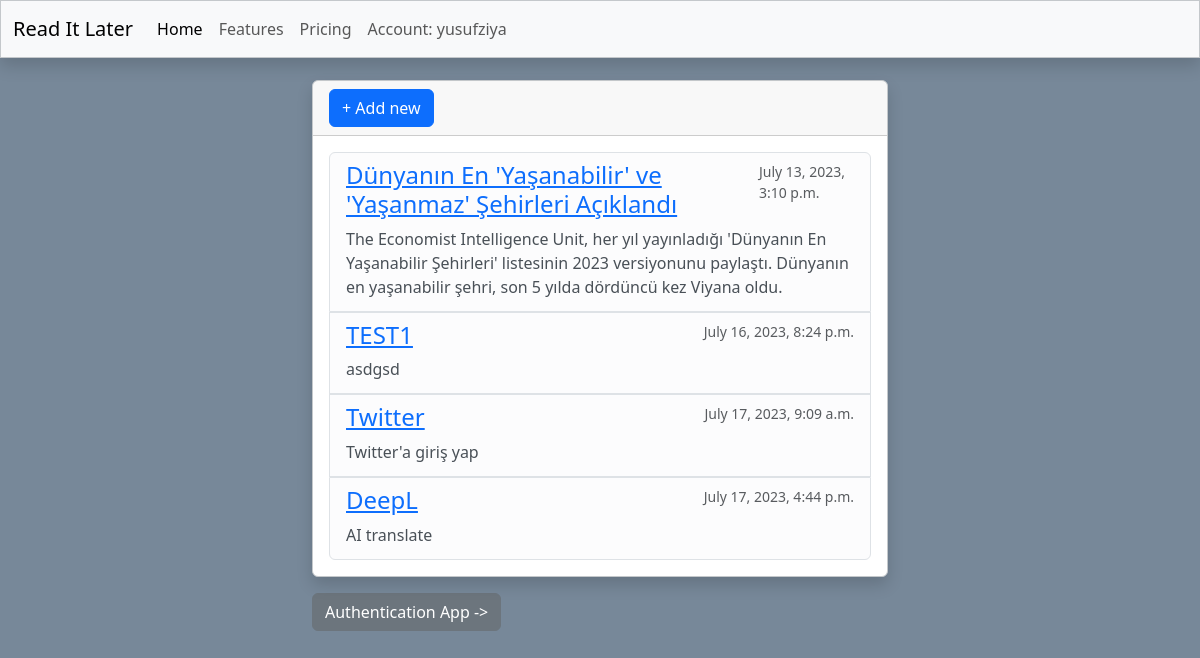
Before: /home/ (signed in) with the older database file.
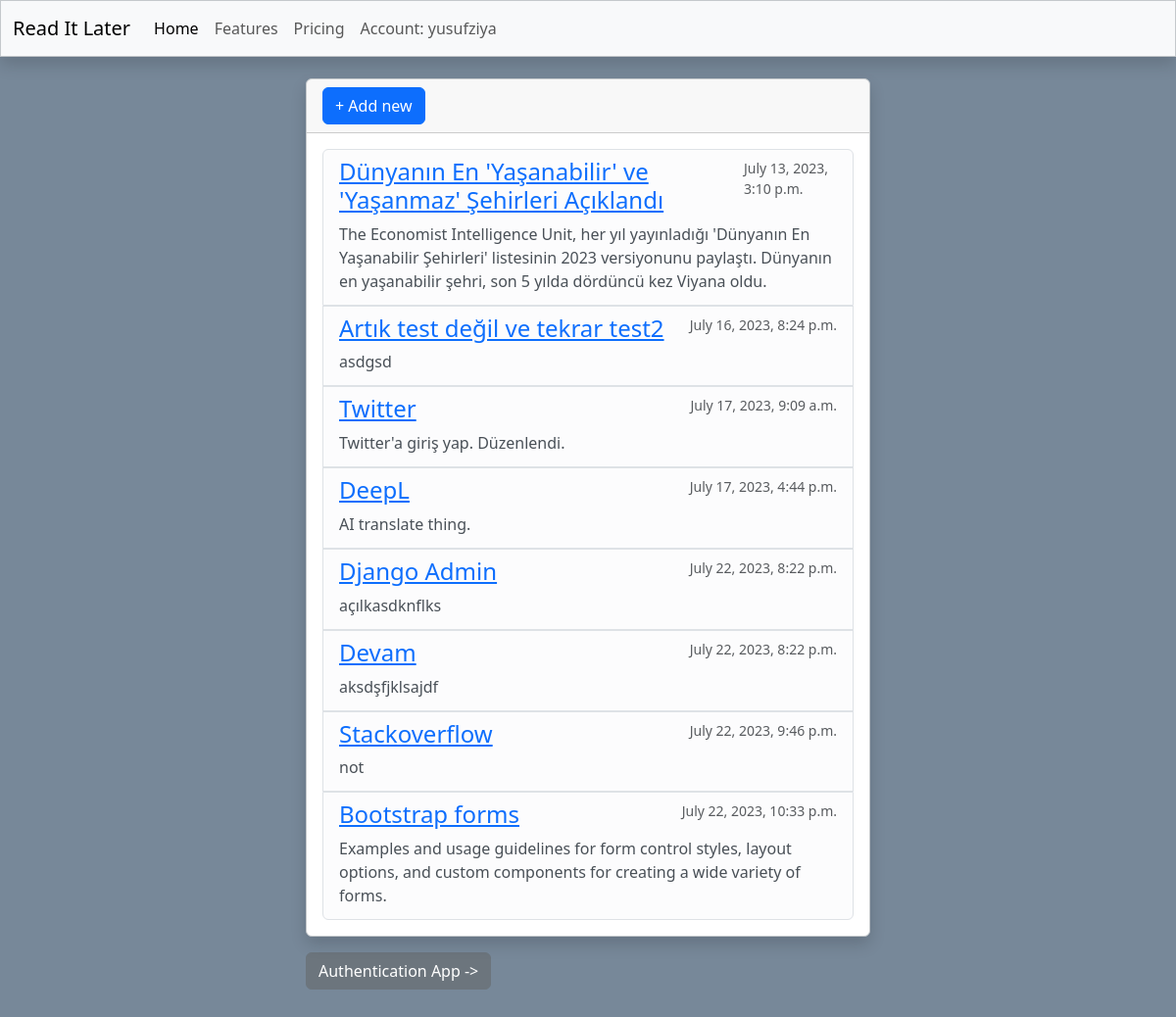
After: the same page with the newer database file.
### bookmarks/models.py (models this page shows, shortened)
class Bookmarks(models.Model):
    title = models.CharField(max_length=200, blank=False)
    url = models.URLField(max_length=200, blank=False)
    description = models.TextField()
    created_at = models.DateTimeField(auto_now_add=True)
    user = models.ForeignKey('auth.User', on_delete=models.CASCADE)

### bookmarks/views.py (the view)
# urls.py: path('', views.index, name='index'),
def index(request):
    try:
        bookmarks = Bookmarks.objects.filter(user=request.user)
    except:
        return redirect('auth_index')
    return render(request, 'bookmarks/index.html', {"bookmarks":bookmarks})

### bookmarks/templates/bookmarks/index.html (shortened to what this page needs)
{% extends 'bookmarks/base.html' %}
{% block content %}
    <div class="row">
        <div class="col">
        </div>
        <div class="col-6" style="min-width: 600px;">
            {% if user.is_authenticated %}
                <div class="card mb-3 bg-body border border-secondary-subtle shadow">
                    <div class="card-header">
                        <button class="btn btn-primary" onclick="btn_new_bookmark()">+ Add new</button>
                    </div>
                    <div class="card-body">
                        <div class="list-group">
                            {% for bookmark in bookmarks %}
                                <div class="list-group-item list-group-item-action list-group-item-light border" onmouseenter="show_buttons('{{bookmark.id}}')" onmouseleave="hide_buttons('{{bookmark.id}}')">
                                    <div class="d-flex w-100 justify-content-between">
                                        <h4><a href="{{bookmark.url}}" target="_blank">{{bookmark.title}}</a></h4>
                                        <small class="text-body-secondary">{{bookmark.created_at}}</small>
                                    </div>
                                    <p class="mb-1">{{bookmark.description}}</p>
                                </div>
                            {% endfor %}
                        </div>
                    </div>
                </div>
            {% endif %}
            <a class="btn btn-secondary" href="{% url 'authentication:index' %}">Authentication App -></a>
        </div>
        <div class="col">
        </div>
    </div>
{% endblock %}

### bookmarks/templates/bookmarks/base.html (shortened to what this page needs)
{% load static %}
<!DOCTYPE html>
<html lang="en">
<head>
    <link href="https://cdn.jsdelivr.net/npm/bootstrap@5.3.0/dist/css/bootstrap.min.css" rel="stylesheet">
    <link rel="stylesheet" href="{% static 'bookmarks/style.css' %}">
</head>
<body>
    <nav class="navbar fixed-top navbar-expand-lg bg-body-tertiary border border-secondary-subtle shadow">
        <div class="container-fluid">
            <a class="navbar-brand" href="#">Read It Later</a>
          <div class="collapse navbar-collapse" id="navbarNavAltMarkup">
              <div class="navbar-nav">
                  <a class="nav-link active" aria-current="page" href="#">Home</a>
                  <a class="nav-link" href="#">Features</a>
                  <a class="nav-link" href="#">Pricing</a>
                  <a class="nav-link" href="#">
                    {% if user.is_authenticated %}
                        Account: {{user.username}}
                    {% else %}
                        Account
                    {% endif %}
                  </a>
                </div>
            </div>
        </div>
    </nav>
    <div class="container-fluid" id="container_main">
        {% block content %}
        {% endblock %}
    </div>
</body>
</html>

### bookmarks/static/bookmarks/style.css (style rules this page uses)
body { margin: 0px; padding-top: 2rem; background-color: lightslategray; }
#container_main { margin-top: 3rem; margin-bottom: 3rem; }
.list-group-item, .list-group-item:hover { z-index: auto; }

Changed rows visible on the page:
changed Bookmarks "asdgsd": title "TEST1" → "Artık test değil ve tekrar test2"
changed Bookmarks "Twitter": description "Twitter'a giriş yap" → "Twitter'a giriş yap. Düzenlendi."
changed Bookmarks "DeepL": description "AI translate" → "AI translate thing."
added Bookmarks: title "Django Admin", created_at "July 22, 2023, 8:22 p.m.", description "açılkasdknflks"
added Bookmarks: title "Devam", created_at "July 22, 2023, 8:22 p.m.", description "aksdşfjklsajdf"
added Bookmarks: title "Stackoverflow", created_at "July 22, 2023, 9:46 p.m.", description "not"
added Bookmarks: title "Bootstrap forms", created_at "July 22, 2023, 10:33 p.m.", description "Examples and usage guidelines for form control styles, layout options, and custom components for creating a wide variety of forms."
